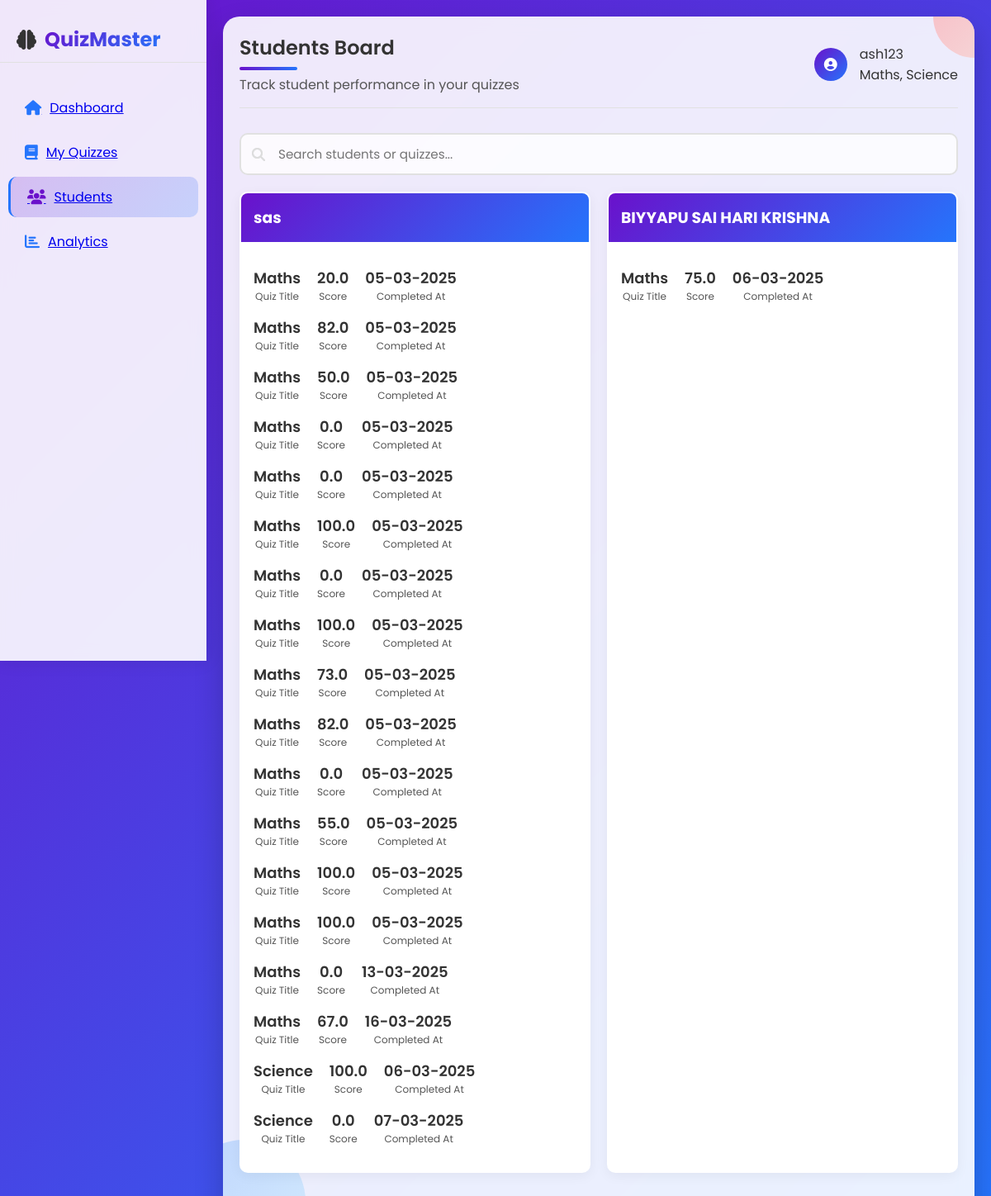
Screenshot of /educator/Student-board (signed in) with the database file from the repository.
### Educators/models.py (models this page shows, shortened)
class Educator(models.Model):
    user = models.OneToOneField(User, on_delete=models.CASCADE)
    subject_specialization = models.CharField(default="",max_length=255)
    experience = models.IntegerField(default=0)
    joined_date = models.DateTimeField(auto_now_add=True)

### Admin/models.py (models this page shows, shortened)
class User(AbstractUser):
    GENDER_CHOICES = (
    ('Male', 'Male'),
    ('Female', 'Female'),
    ('Other', 'Other'),
    )
    email = models.EmailField(unique=True)
    name= models.CharField(max_length=100,default="")
    dob = models.DateField(null=True, blank=True)
    gender = models.CharField(max_length=10, choices=GENDER_CHOICES, null=True, blank=True)
    address = models.TextField(blank=True)
    role = models.CharField(max_length=10, choices=[('student', 'Student'), ('educator', 'Educator'), ('admin', 'Admin')])
    USERNAME_FIELD = 'email'  # Use email for login instead of username
    REQUIRED_FIELDS = ['username']

### Quizzes/models.py (models this page shows, shortened)
class Quiz(models.Model):
    title = models.CharField(max_length=255)
    educator = models.ForeignKey(Educator, on_delete=models.CASCADE)
    created_at = models.DateTimeField(auto_now_add=True)
    subject = models.CharField(max_length=100, default='General')

class StudentQuizAttempt(models.Model):
    student = models.ForeignKey(Student, on_delete=models.CASCADE)
    quiz = models.ForeignKey(Quiz, on_delete=models.CASCADE)
    score = models.FloatField()
    completed_at = models.DateTimeField(auto_now_add=True)

### Educators/views.py (the view)
# urls.py: path('educator/Student-board',students_board,name='Students_board'),
@login_required
def students_board(request):
    educator = get_object_or_404(Educator, user=request.user)
    query = request.GET.get('q', '')
    student_attempts = StudentQuizAttempt.objects.filter(quiz__educator=educator).select_related('student', 'quiz')
    if query:
        student_attempts = student_attempts.filter(
            Q(student__user__name__icontains=query) | Q(quiz__title__icontains=query)
        )
    student_data = {}
    for attempt in student_attempts:
        student_name = attempt.student.user.name
        if student_name not in student_data:
            student_data[student_name] = []
        student_data[student_name].append({
            'quiz_title': attempt.quiz.title,
            'score': round(attempt.score,0),
            'completed_at': attempt.completed_at
        })
    return render(request, 'educators/students_board.html', {'student_data': student_data,'query': query,'educator':educator})

### templates/educators/students_board.html (shortened to what this page needs)
<!DOCTYPE html>
<html lang="en">
<head>
        <link rel="stylesheet" href="https://cdnjs.cloudflare.com/ajax/libs/font-awesome/6.5.1/css/all.min.css">
    <link rel="stylesheet" href="/templates/educators/css/styles(1).css">
</head>
{% load static %}
<body>
    <div class="dashboard">
        <div class="sidebar">
            <div class="logo">
                <i class="fas fa-brain"></i>
                <span>QuizMaster</span>
            </div>
            <a href="{% url 'educator_dashboard' %}" class="nav-item">
                <i class="fas fa-home"></i>
                <span>Dashboard</span>
            </a>
            <a href="{% url 'edu_quizzes' %}" class="nav-item">
                <i class="fas fa-book"></i>
                <span>My Quizzes</span>
            </a>
            <a href="{% url 'educator_dashboard' %}" class="nav-item active">
                <i class="fas fa-users"></i>
                <span>Students</span>
            </a>
            <a href="{% url 'educator_analytics' %}" class="nav-item">
                <i class="fas fa-chart-bar"></i>
                <span>Analytics</span>
            </a>
        </div>
        <div class="content">
            <div class="header">
                <div class="header-title">
                    <h1>Students Board</h1>
                    <p>Track student performance in your quizzes</p>
                </div>
                <div class="user-menu">
                    <div class="avatar fas fa-user-circle profile-icon">{{ educator_initials }}</div>
                    <div class="user-info">
                        <div class="user-name">{{ educator.user.username }}</div>
                        <div class="user-role">{{ educator.subject_specialization }}</div>
                    </div>
                </div>
            </div>
            <div class="search-container">
                <i class="fas fa-search"></i>
                <form method="GET" action="{% url 'Students_board' %}" class="search-container">
                    <input type="text" name="q" value="{{ query }}" placeholder="Search students or quizzes..." />
                </form>
                <i class="fas fa-search"></i>
            </div>
            <div class="quiz-grid">
                {% for student, attempts in student_data.items %}
                <div class="quiz-card">
                    <div class="quiz-header">
                        <h3>{{ student }}</h3>
                    </div>
                    <div class="quiz-body">
                        {% for attempt in attempts %}
                        <div class="quiz-stats">
                            <div class="quiz-stat">
                                <div class="value">{{ attempt.quiz_title }}</div>
                                <div class="label">Quiz Title</div>
                            </div>
                            <div class="quiz-stat">
                                <div class="value">{{ attempt.score }}</div>
                                <div class="label">Score</div>
                            </div>
                            <div class="quiz-stat">
                                <div class="value">{{ attempt.completed_at|date:"d-m-Y" }}</div>
                                <div class="label">Completed At</div>
                            </div>
                        </div>
                        {% endfor %}
                    </div>
                </div>
                {% empty %}
                <p>No student attempts found.</p>
                {% endfor %}
            </div>
        </div>
    </div>
</body>
</html>

### rows the page displays
Educator: user.username "ash123", subject_specialization "Maths, Science"
User: student_data "sas"
Quiz: quiz_title "Maths" "Maths" "Maths" "Maths" "Maths" "Maths" "Maths" "Maths" "Maths" "Maths" "Maths" "Maths" "Maths" "Maths" "Maths" "Maths" "Maths"
StudentQuizAttempt: completed_at "05-03-2025"
StudentQuizAttempt: completed_at "05-03-2025"
StudentQuizAttempt: completed_at "05-03-2025"
StudentQuizAttempt: completed_at "05-03-2025"
StudentQuizAttempt: completed_at "05-03-2025"
StudentQuizAttempt: completed_at "05-03-2025"
StudentQuizAttempt: completed_at "05-03-2025"
StudentQuizAttempt: completed_at "05-03-2025"
StudentQuizAttempt: completed_at "05-03-2025"
StudentQuizAttempt: completed_at "05-03-2025"
StudentQuizAttempt: completed_at "05-03-2025"
StudentQuizAttempt: completed_at "05-03-2025"
StudentQuizAttempt: completed_at "05-03-2025"
StudentQuizAttempt: completed_at "05-03-2025"
StudentQuizAttempt: completed_at "13-03-2025"
StudentQuizAttempt: completed_at "16-03-2025"
Quiz: quiz_title "Science" "Science"
StudentQuizAttempt: completed_at "06-03-2025"
StudentQuizAttempt: completed_at "07-03-2025"
User: student_data "BIYYAPU SAI HARI KRISHNA"
StudentQuizAttempt: completed_at "06-03-2025"

### other values shown
{{ attempt.score }} "20.0" "82.0" "50.0" "0.0" "0.0" "100.0" "0.0" "100.0" "73.0" "82.0" "0.0" "55.0" "100.0" "100.0" "0.0" "67.0" "100.0" "0.0" "75.0"
